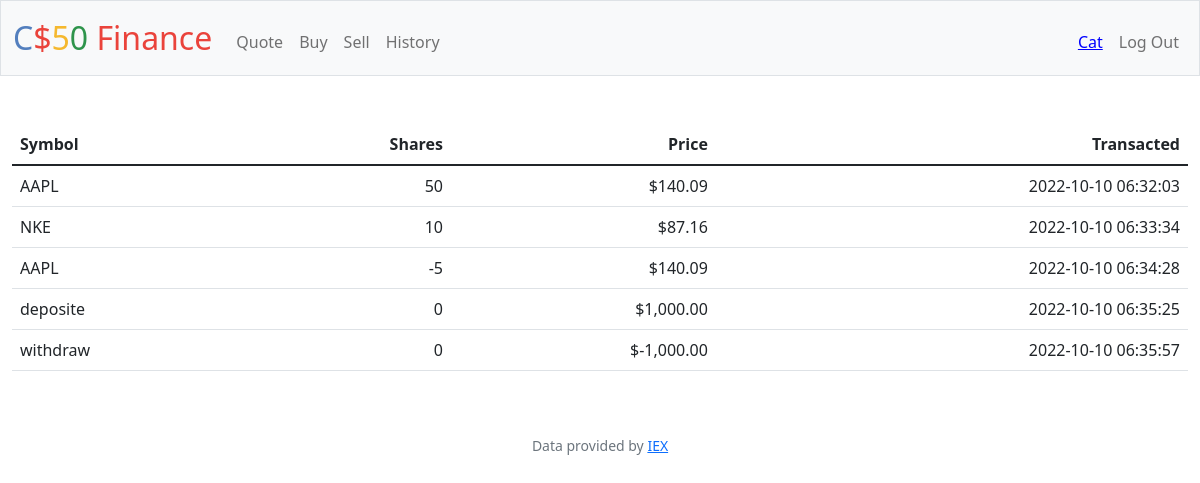
Page /history (signed in) on the committed database.
### tables this page shows
CREATE TABLE 'history' (id INTEGER NOT NULL, username TEXT NOT NULL,'symbol' TEXT NOT NULL, shares INTEGER NOT NULL,'price' INTEGER NOT NULL, date TIMESTAMP NOT NULL DEFAULT CURRENT_TIMESTAMP);

### app.py (the view)
@app.route("/history")
@login_required
def history():
    name = db.execute("SELECT username FROM users WHERE id = ?", session["user_id"])
    name = name[0]["username"]
    name = str.title(name)
    date = db.execute("SELECT date FROM history WHERE id = ?", session["user_id"])
    sumdate = db.execute("SELECT COUNT(date) AS sumdate FROM history WHERE id = ?", session["user_id"])
    sumdate = sumdate[0]["sumdate"]
    symbols = db.execute("SELECT symbol FROM history WHERE id = ?", session["user_id"])
    shares = db.execute("SELECT shares FROM history WHERE id = ?", session["user_id"])
    price = db.execute("SELECT price FROM history WHERE id = ?", session["user_id"])
    return render_template("history.html", username=name, sumdate=sumdate, symbols=symbols, shares=shares, price=price, date=date)

### app.py (called while the page is built)
@app.after_request
def after_request(response):
    response.headers["Cache-Control"] = "no-cache, no-store, must-revalidate"
    response.headers["Expires"] = 0
    response.headers["Pragma"] = "no-cache"
    return response

### helpers.py (called while the page is built)
def login_required(f):
    @wraps(f)
    def decorated_function(*args, **kwargs):
        if session.get("user_id") is None:
            return redirect("/login")
        return f(*args, **kwargs)
    return decorated_function

def usd(value):
    return f"${value:,.2f}"

### templates/history.html (shortened to what this page needs)
{% extends "layout.html" %}
{% block main %}
    <table class="table">
        <thead>
            <tr>
                <th class="text-start">Symbol</th>
                <th class="text-end">Shares</th>
                <th class="text-end">Price</th>
                <th class="text-end">Transacted</th>
            </tr>
        </thead>
        <tbody>
            {% for time in range(sumdate) %}
            <tr>
                <td class="text-start">{{ symbols[time]["symbol"] }}</td>
                <td class="text-end">{{ shares[time]["shares"] }}</td>
                <td class="text-end">{{ price[time]["price"] | usd}}</td>
                <td class="text-end">{{ date[time]["date"] }}</td>
            </tr>
            {% endfor %}
        </tbody>
    </table>
{% endblock %}

### rows in the picture
history: symbol "AAPL", shares "50", price "$140.09", date "2022-10-10 06:32:03"
history: symbol "NKE", shares "10", price "$87.16", date "2022-10-10 06:33:34"
history: symbol "AAPL", shares "-5", price "$140.09", date "2022-10-10 06:34:28"
history: symbol "deposite", shares "0", price "$1,000.00", date "2022-10-10 06:35:25"
history: symbol "withdraw", shares "0", price "$-1,000.00", date "2022-10-10 06:35:57"

### other values in the picture
{{ username }} "Cat"
